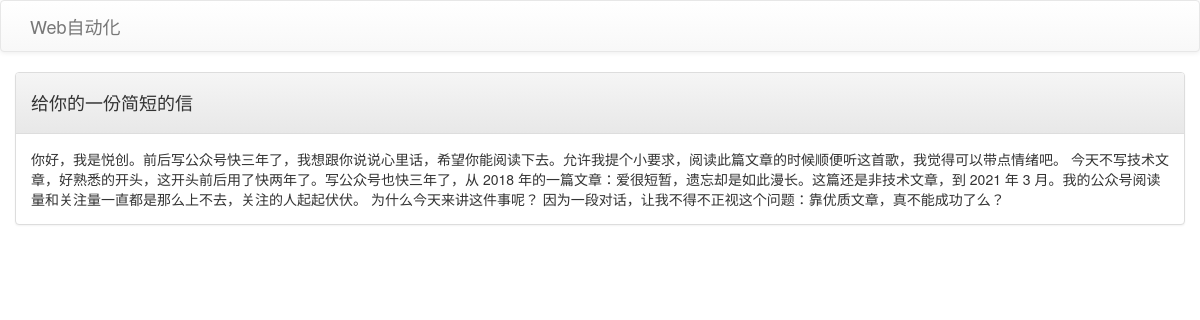
The app's page /article/1 with its own data.
### blog/models.py (models this page shows, shortened)
class Article(models.Model):
	title = models.CharField(max_length=64, verbose_name="标题")
	abstract = models.CharField(max_length=128, verbose_name="摘要")
	content = models.TextField(verbose_name="内容")

### blog/views.py (the view)
# urls.py: path('article/<int:id>', article_detail),
def article_detail(request, id):
	article = Article.objects.get(id=id)
	return render(request, 'article.html', {'article': article})

### blog/templates/article.html (shortened to what this page needs)
<!DOCTYPE html>
<html>
<head>
	<link rel="stylesheet" href="https://cdn.jsdelivr.net/npm/bootstrap@3.3.7/dist/css/bootstrap.min.css">
	<link rel="stylesheet" href="https://cdn.jsdelivr.net/npm/bootstrap@3.3.7/dist/css/bootstrap-theme.min.css">
</head>
<body>
	<nav class="navbar navbar-default">
	  <div class="container">
	    <div class="navbar-header">
	      <a class="navbar-brand" href="#">Web自动化</a>
	    </div>
	  </div>
	</nav>
<div class="container">
	<div class="row">
		<div class="col-md">
			<div class="panel panel-default">
				<div class="panel-heading">
					<h4>{{article.title}}</h4>
				</div>
				<div class="panel-body">
                    {{article.content}}
				</div>
			</div>
		</div>
	</div>
</div>
</body>
</html>

### records on screen
Article: title "给你的一份简短的信", content "你好，我是悦创。前后写公众号快三年了，我想跟你说说心里话，希望你能阅读下去。允许我提个小要求，阅读此篇文章的时候顺便听这首歌，我觉得可以带点情绪吧。 今天不写技术文章，好熟悉的开头，这开头前后用了快两年了。写公众号也快三年了，从 2018 年的一篇文章：爱很短暂，遗忘却是如此漫长。这篇还是非技术文章，到 2021 年 3 月。我的公众号阅读量和关注量一直都是那么上不去，关注的人起起伏伏。 为什么今天来讲这件事呢？ 因为一段对话，让我不得不正视这个问题：靠优质文章，真不能成功了么？"
